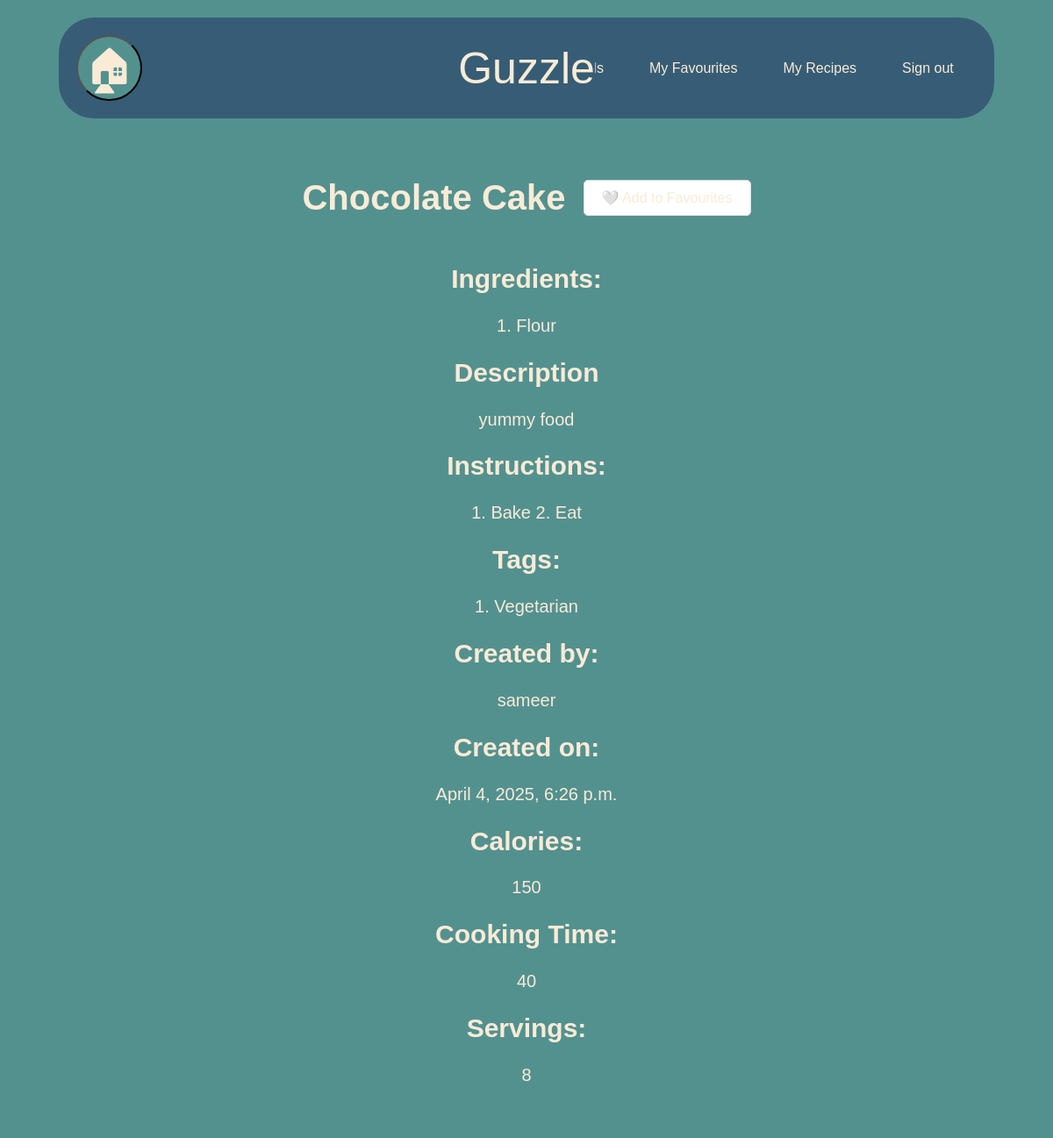
The page /recipe/21/view/ (signed in) on the database its author committed.
### Recipe/models.py (models this page shows)
class Recipe(models.Model):
   author = models.ForeignKey(User, on_delete=models.CASCADE)
   title = models.CharField(max_length=200)
   description = models.TextField()
   instructions = models.TextField()
   duration = models.IntegerField()
   servings = models.IntegerField()
   calories = models.IntegerField()
   createdAt = models.DateTimeField(auto_now_add=True)
   favourites = models.ManyToManyField(User, through='Favourite', related_name='favourite_recipes')
   def favourite_count(self):
       return self.favourites.count()

class RecipeIngredient(models.Model):
   recipe = models.ForeignKey(Recipe, on_delete=models.CASCADE)
   ingredient = models.ForeignKey(Ingredient, on_delete=models.CASCADE)
   quantity = models.FloatField()
   unit = models.CharField(max_length=10)

class Ingredient(models.Model):
   name = models.CharField(max_length=20)

class RecipeTag(models.Model):
   recipe = models.ForeignKey(Recipe, on_delete=models.CASCADE)
   tag = models.ForeignKey(Tag, on_delete=models.CASCADE)

class Tag(models.Model):
   name = models.CharField(max_length=20)

### Recipe/views.py (the view)
# urls.py: path('recipe/<int:id>/view/', recipeViews.viewRecipe, name='viewRecipe'),
def viewRecipe(request, id):
    recipe = recipeApplication.getRecipe(id)
    recipeTags = recipeApplication.getRecipeTags(recipe)
    recipeIngredients = recipeApplication.getRecipeIngredients(recipe)
    is_favourited = recipe.favourites.filter(id=request.user.id).exists() if request.user.is_authenticated else False
    if request.method == 'POST':
        pass
    context = {
        'recipe': recipe,
        'recipeTagsEnum': enumerate(recipeTags),
        'recipeIngredientsEnum': enumerate(recipeIngredients),
        'is_favourited': is_favourited,
        'favourite_count': recipe.favourite_count()
    }
    for tag in recipeTags:
        print(tag.tag.name)
    print(context)
    return render(request, 'viewRecipePage.html', context)

### Recipe/application.py (called while the page is built)
    def getRecipe(self, recipeID: int):
        try:
            print("Getting recipe")
            recipe = Recipe.objects.get(id=recipeID)
            return recipe
        except Exception as e:
            print("Error getting recipe:", e)
            return None

    def getRecipeIngredients(self, recipe) -> list:
        try:
            print("Getting recipe ingredients")
            recipeIngredients = RecipeIngredient.objects.filter(recipe=recipe)
            return recipeIngredients
        except Exception as e:
            print("Error getting recipe ingredients:", e)
            return None

    def getRecipeTags(self, recipe) -> list:
        try:
            print("Getting recipe tags")
            recipeTags = RecipeTag.objects.filter(recipe=recipe)
            return recipeTags
        except Exception as e:
            print("Error getting recipe tags:", e)
            return None

### Recipe/templates/viewRecipePage.html (shortened to what this page needs)
{% load static %}
<!DOCTYPE html>
<html>
<head>
   <link rel="stylesheet" href="{% static 'css/global.css' %}">
   <link rel="stylesheet" href="{% static 'css/createRecipePage.css' %}">
   <link rel="stylesheet" href="{% static 'css/favourites.css' %}">
</head>
<body>
<div id="header">
   <div id="post-container">
       <a href="{% url 'home' %}" id="post-button-wrapper">
           <button id="post-button">
               🏠︎
           </button>
       </a>
   </div>
   <div id="title-container">
       <a href="{% url 'home' %}" id="main-title">Guzzle</a>
   </div>
   <div id="account-container">
       {% if user.is_authenticated %}
       <a href="{% url 'myFriends' %}">My Friends</a>
       <a href="{% url 'my_favourites' %}">My Favourites</a>
       <a href="{% url 'myRecipes' %}">My Recipes</a>
       <a href="{% url 'signout' %}">Sign out</a>
       {% else %}
       <a href="{% url 'signup' %}">Sign up</a>
       <a href="{% url 'login' %}">Log in</a>
       {% endif %}
   </div>
</div>
{% if user.is_authenticated %}
<div id="content">
   <div class="recipe-header">
       <h1 class="recipe-title">{{ recipe.title }}</h1>
       <div class="favourite-container">
           <button id="favourite-button-{{ recipe.id }}"
                   onclick="toggleFavourite({{ recipe.id }})"
                   class="favourite-button {% if is_favourited %}favourited{% endif %}">
               {% if is_favourited %}
               ❤️ Favourited
               {% else %}
               🤍 Add to Favourites
               {% endif %}
           </button>
       </div>
   </div>
   <div id="recipe-details">
       <h2>Ingredients:</h2>
       {% for count, ingredient in recipeIngredientsEnum %}
       <p>{{count|add:1}}. {{ingredient.ingredient.name}}</p>
       {% endfor %}
       <h2>Description</h2>
       <p>{{ recipe.description }}</p>
       <h2>Instructions:</h2>
       <p>{{ recipe.instructions }}</p>
       <h2>Tags:</h2>
       {% for count, tag in recipeTagsEnum %}
       <p>{{count|add:1}}. {{tag.tag.name}}</p>
       {% endfor %}
       <h2>Created by:</h2>
       <p>{{ recipe.author.username }}</p>
       <h2>Created on:</h2>
       <p>{{ recipe.createdAt }}</p>
       <h2>Calories:</h2>
       <p>{{ recipe.calories }}</p>
       <h2>Cooking Time:</h2>
       <p>{{ recipe.duration }}</p>
       <h2>Servings:</h2>
       <p>{{ recipe.servings }}</p>
   </div>
</div>
{% else %}
<div id="content">
   <h1>Please log in to view recipes.</h1>
</div>
{% endif %}
</body>
</html>

### static/css/global.css (style rules this page uses)
:root { --pageBackgroundColour: rgb(83, 145, 143); --headerBackgroundColour: rgb(54, 93, 117); }
* { font-family: 'Trebuchet MS', 'Lucida Sans Unicode', 'Lucida Grande', 'Lucida Sans', Arial, sans-serif; background-color: var(--pageBackgroundColour); color: antiquewhite; }
#header { width: 90%; max-width: 1200px; margin: 20px auto; display: flex; justify-content: space-between; align-items: center; padding: 20px; border-radius: 40px; background-color: var(--headerBackgroundColour); position: relative; box-sizing: border-box; }
#post-container { flex: 0 0 auto; background-color: var(--headerBackgroundColour); width: 100px; }
#post-button-wrapper { background-color: var(--headerBackgroundColour); }
#post-button { background-color: var(--pageBackgroundColour); border-radius: 100px; font-size: 50px; width: 75px; height: 75px; }
#title-container { position: absolute; left: 50%; transform: translateX(-50%); background-color: var(--headerBackgroundColour); z-index: 1; }
#account-container { flex: 0 0 auto; display: flex; gap: 20px; padding: 10px; background-color: var(--headerBackgroundColour); min-width: 100px; }
#account-container a { text-decoration: none; padding: 8px 16px; background-color: var(--headerBackgroundColour); }
#main-title { background-color: var(--headerBackgroundColour); font-size: 50px; text-decoration: none; white-space: nowrap; }
#content { text-align: center; max-width: 800px; width: 90%; margin: 20px auto; padding: 20px; box-sizing: border-box; }

### static/css/createRecipePage.css (style rules this page uses)
#content { font-size: 20px; }

### static/css/favourites.css (style rules this page uses)
.favourite-button { pradding: 10px 20px; border-radius: 5px; cursor: pointer; transition: all 0.3s ease; margin: 10px 0; display: flex; align-items: center; gap: 8px; font-size: 16px; border: 1px solid #ddd; background-color: white; }
.favourite-container { margin: 20px 0; display: flex; align-items: center; gap: 10px; }

### Recipe/templates/viewRecipePage.html (style rules this page uses)
.recipe-header { display: flex; justify-content: center; align-items: center; margin-bottom: 20px; gap: 20px; }
.recipe-title { margin: 0; text-align: right; }
.favourite-container { display: flex; align-items: center; }
.favourite-button { padding: 10px 20px; border-radius: 5px; cursor: pointer; transition: all 0.3s ease; display: flex; align-items: center; gap: 8px; font-size: 16px; white-space: nowrap; }

### rows shown on the page
Recipe: title "Chocolate Cake", description "yummy food", instructions "1. Bake 2. Eat", author.username "sameer", createdAt "April 4, 2025, 6:26 p.m.", calories "150", duration "40", servings "8"
RecipeIngredient: count "1", ingredient.name "Flour"
RecipeTag: count "1", tag.name "Vegetarian"
